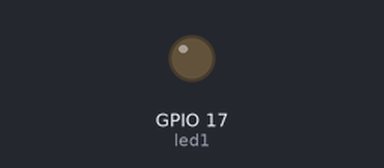
This program was run on a simulated Raspberry Pi (BCM pin numbers). Parts: output pins drawn as LEDs (lit = HIGH).

Above: at 0.05 s.
At 2.3 s:
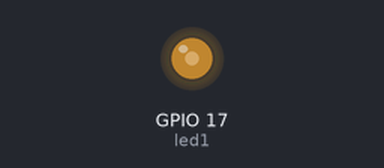
At 4.6 s:
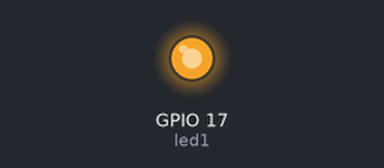
At 9.15 s:
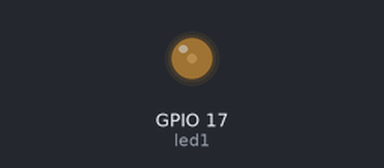
Timing chart, 0 to 13.1 s (numbered marks = the images above):
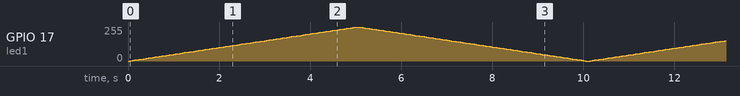

The program:

Blink_1Leds_PWM.py
```python
import RPi.GPIO as GPIO
import time

led1=17

delayTime = 0.05

GPIO.setmode(GPIO.BCM)
GPIO.setup(led1, GPIO.OUT)

pwm1 = GPIO.PWM(led1, 50)  #50Hz
pwm1.start(0)              #Start from 0 to 100

while True:
    for i in range(0,101):
        pwm1.ChangeDutyCycle(i)
        time.sleep(delayTime)

    for i in range(100,-1,-1):
        pwm1.ChangeDutyCycle(i)
        time.sleep(delayTime)
```
